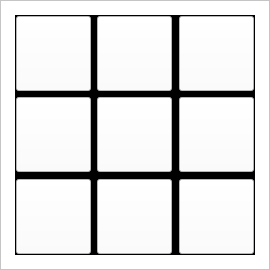
           <widget class="QFrame" name="frame_20">
            <property name="minimumSize">
             <size>
              <width>270</width>
              <height>270</height>
             </size>
            </property>
            <property name="maximumSize">
             <size>
              <width>270</width>
              <height>270</height>
             </size>
            </property>
            <property name="styleSheet">
             <string notr="true">background-color: rgb(255, 255, 255);</string>
            </property>
            <property name="frameShape">
             <enum>QFrame::StyledPanel</enum>
            </property>
            <property name="frameShadow">
             <enum>QFrame::Raised</enum>
            </property>
            <layout class="QGridLayout" name="gridLayout_17">
             <item row="0" column="0">
              <widget class="QFrame" name="frame_21">
               <property name="minimumSize">
                <size>
                 <width>240</width>
                 <height>240</height>
                </size>
               </property>
               <property name="maximumSize">
                <size>
                 <width>240</width>
                 <height>240</height>
                </size>
               </property>
               <property name="styleSheet">
                <string notr="true">background-color: rgb(0, 0, 0);</string>
               </property>
               <property name="frameShape">
                <enum>QFrame::StyledPanel</enum>
               </property>
               <property name="frameShadow">
                <enum>QFrame::Raised</enum>
               </property>
               <layout class="QGridLayout" name="gridLayout_9">
                <property name="leftMargin">
                 <number>0</number>
                </property>
                <property name="topMargin">
                 <number>0</number>
                </property>
                <property name="rightMargin">
                 <number>0</number>
                </property>
                <property name="bottomMargin">
                 <number>0</number>
                </property>
                <property name="spacing">
                 <number>0</number>
                </property>
                <item row="0" column="4">
                 <widget class="QPushButton" name="pushButton_74">
                  <property name="minimumSize">
                   <size>
                    <width>75</width>
                    <height>75</height>
                   </size>
                  </property>
                  <property name="maximumSize">
                   <size>
                    <width>75</width>
                    <height>75</height>
                   </size>
                  </property>
                  <property name="font">
                   <font>
                    <pointsize>48</pointsize>
                    <weight>50</weight>
                    <bold>false</bold>
                   </font>
                  </property>
                  <property name="layoutDirection">
                   <enum>Qt::LeftToRight</enum>
                  </property>
                  <property name="styleSheet">
                   <string notr="true">background-color: rgb(255, 255, 255);</string>
                  </property>
                  <property name="text">
                   <string/>
                  </property>
                 </widget>
                </item>
                <item row="0" column="2">
                 <widget class="QPushButton" name="pushButton_75">
                  <property name="minimumSize">
                   <size>
                    <width>75</width>
                    <height>75</height>
                   </size>
                  </property>
                  <property name="maximumSize">
                   <size>
                    <width>75</width>
                    <height>75</height>
                   </size>
                  </property>
                  <property name="font">
                   <font>
                    <pointsize>48</pointsize>
                    <weight>50</weight>
                    <bold>false</bold>
                   </font>
                  </property>
                  <property name="layoutDirection">
                   <enum>Qt::LeftToRight</enum>
                  </property>
                  <property name="styleSheet">
                   <string notr="true">background-color: rgb(255, 255, 255);</string>
                  </property>
                  <property name="text">
                   <string/>
                  </property>
                 </widget>
                </item>
                <item row="0" column="1">
                 <spacer name="horizontalSpacer_19">
                  <property name="orientation">
                   <enum>Qt::Horizontal</enum>
                  </property>
                  <property name="sizeHint" stdset="0">
                   <size>
                    <width>40</width>
                    <height>20</height>
                   </size>
                  </property>
                 </spacer>
                </item>
                <item row="1" column="0">
                 <spacer name="verticalSpacer_17">
                  <property name="orientation">
                   <enum>Qt::Vertical</enum>
                  </property>
                  <property name="sizeHint" stdset="0">
                   <size>
                    <width>20</width>
                    <height>40</height>
                   </size>
                  </property>
                 </spacer>
                </item>
                <item row="0" column="0">
                 <widget class="QPushButton" name="pushButton_76">
                  <property name="minimumSize">
                   <size>
                    <width>75</width>
                    <height>75</height>
                   </size>
                  </property>
                  <property name="maximumSize">
                   <size>
                    <width>75</width>
                    <height>75</height>
                   </size>
                  </property>
                  <property name="font">
                   <font>
                    <pointsize>48</pointsize>
                    <weight>50</weight>
                    <bold>false</bold>
                   </font>
                  </property>
                  <property name="layoutDirection">
                   <enum>Qt::LeftToRight</enum>
                  </property>
                  <property name="styleSheet">
                   <string notr="true">background-color: rgb(255, 255, 255);</string>
                  </property>
                  <property name="text">
                   <string/>
                  </property>
                 </widget>
                </item>
                <item row="0" column="3">
                 <spacer name="horizontalSpacer_20">
                  <property name="orientation">
                   <enum>Qt::Horizontal</enum>
                  </property>
                  <property name="sizeHint" stdset="0">
                   <size>
                    <width>40</width>
                    <height>20</height>
                   </size>
                  </property>
                 </spacer>
                </item>
                <item row="4" column="0">
                 <widget class="QPushButton" name="pushButton_77">
                  <property name="minimumSize">
                   <size>
                    <width>75</width>
                    <height>75</height>
                   </size>
                  </property>
                  <property name="maximumSize">
                   <size>
                    <width>75</width>
                    <height>75</height>
                   </size>
                  </property>
                  <property name="font">
                   <font>
                    <pointsize>48</pointsize>
                    <weight>50</weight>
                    <bold>false</bold>
                   </font>
                  </property>
                  <property name="layoutDirection">
                   <enum>Qt::LeftToRight</enum>
                  </property>
                  <property name="styleSheet">
                   <string notr="true">background-color: rgb(255, 255, 255);</string>
                  </property>
                  <property name="text">
                   <string/>
                  </property>
                 </widget>
                </item>
                <item row="2" column="4">
                 <widget class="QPushButton" name="pushButton_78">
                  <property name="minimumSize">
                   <size>
                    <width>75</width>
                    <height>75</height>
                   </size>
                  </property>
                  <property name="maximumSize">
                   <size>
                    <width>75</width>
                    <height>75</height>
                   </size>
                  </property>
                  <property name="font">
                   <font>
                    <pointsize>48</pointsize>
                    <weight>50</weight>
                    <bold>false</bold>
                   </font>
                  </property>
                  <property name="layoutDirection">
                   <enum>Qt::LeftToRight</enum>
                  </property>
                  <property name="styleSheet">
                   <string notr="true">background-color: rgb(255, 255, 255);</string>
                  </property>
                  <property name="text">
                   <string/>
                  </property>
                 </widget>
                </item>
                <item row="4" column="2">
                 <widget class="QPushButton" name="pushButton_79">
                  <property name="minimumSize">
                   <size>
                    <width>75</width>
                    <height>75</height>
                   </size>
                  </property>
                  <property name="maximumSize">
                   <size>
                    <width>75</width>
                    <height>75</height>
                   </size>
                  </property>
                  <property name="font">
                   <font>
                    <pointsize>48</pointsize>
                    <weight>50</weight>
                    <bold>false</bold>
                   </font>
                  </property>
                  <property name="layoutDirection">
                   <enum>Qt::LeftToRight</enum>
                  </property>
                  <property name="styleSheet">
                   <string notr="true">background-color: rgb(255, 255, 255);</string>
                  </property>
                  <property name="text">
                   <string/>
                  </property>
                 </widget>
                </item>
                <item row="2" column="0">
                 <widget class="QPushButton" name="pushButton_80">
                  <property name="minimumSize">
                   <size>
                    <width>75</width>
                    <height>75</height>
                   </size>
                  </property>
                  <property name="maximumSize">
                   <size>
                    <width>75</width>
                    <height>75</height>
                   </size>
                  </property>
                  <property name="font">
                   <font>
                    <pointsize>48</pointsize>
                    <weight>50</weight>
                    <bold>false</bold>
                   </font>
                  </property>
                  <property name="layoutDirection">
                   <enum>Qt::LeftToRight</enum>
                  </property>
                  <property name="styleSheet">
                   <string notr="true">background-color: rgb(255, 255, 255);</string>
                  </property>
                  <property name="text">
                   <string/>
                  </property>
                 </widget>
                </item>
                <item row="2" column="2">
                 <widget class="QPushButton" name="pushButton_81">
                  <property name="minimumSize">
                   <size>
                    <width>75</width>
                    <height>75</height>
                   </size>
                  </property>
                  <property name="maximumSize">
                   <size>
                    <width>75</width>
                    <height>75</height>
                   </size>
                  </property>
                  <property name="font">
                   <font>
                    <pointsize>48</pointsize>
                    <weight>50</weight>
                    <bold>false</bold>
                   </font>
                  </property>
                  <property name="layoutDirection">
                   <enum>Qt::LeftToRight</enum>
                  </property>
                  <property name="styleSheet">
                   <string notr="true">background-color: rgb(255, 255, 255);</string>
                  </property>
                  <property name="text">
                   <string/>
                  </property>
                 </widget>
                </item>
                <item row="4" column="4">
                 <widget class="QPushButton" name="pushButton_82">
                  <property name="minimumSize">
                   <size>
                    <width>75</width>
                    <height>75</height>
                   </size>
                  </property>
                  <property name="maximumSize">
                   <size>
                    <width>75</width>
                    <height>75</height>
                   </size>
                  </property>
                  <property name="font">
                   <font>
                    <pointsize>48</pointsize>
                    <weight>50</weight>
                    <bold>false</bold>
                   </font>
                  </property>
                  <property name="layoutDirection">
                   <enum>Qt::LeftToRight</enum>
                  </property>
                  <property name="styleSheet">
                   <string notr="true">background-color: rgb(255, 255, 255);</string>
                  </property>
                  <property name="text">
                   <string/>
                  </property>
                 </widget>
                </item>
                <item row="3" column="0">
                 <spacer name="verticalSpacer_18">
                  <property name="orientation">
                   <enum>Qt::Vertical</enum>
                  </property>
                  <property name="sizeHint" stdset="0">
                   <size>
                    <width>20</width>
                    <height>40</height>
                   </size>
                  </property>
                 </spacer>
                </item>
               </layout>
              </widget>
             </item>
            </layout>
           </widget>
